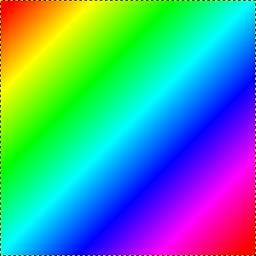
#> input picture Cluster/image.jpg, 256 x 256 px, found by its file name; its folder holds 5 pictures in this run
$ python Colorizer.py
#> lines starting #> are read from the running program, lines starting #| are printed output that depends on the picture
import numpy as np
import random
import cv2
from sklearn.cluster import KMeans
import math
import os

#Create a cluster space with 16 clusters
kmeans = KMeans(16)

#Read all images in Cluster folder and create 16 clusters based on all pixel values
path = 'Cluster'
for filename in os.listdir(path):
    print(filename)
    image = cv2.imread(filename)
#> image is the input picture: shape (256, 256, 3); mean B, G, R 156.5, 154.2, 74.2
    l,a,b = cv2.split(cv2.cvtColor(image,cv2.COLOR_BGR2Lab))
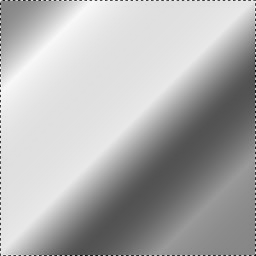
#> l: shape (256, 256); min 5, max 248, mean 176.9
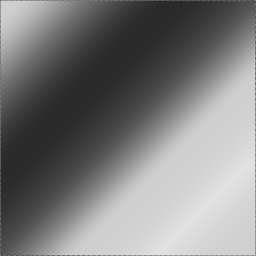
#> a: shape (256, 256); min 42, max 226, mean 124.6
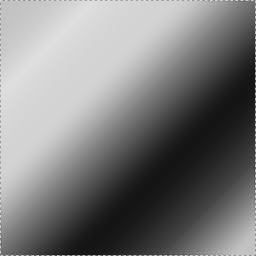
#> b: shape (256, 256); min 20, max 223, mean 124.4
    pixels = np.squeeze(cv2.merge((a.flatten(),b.flatten())))
#> pixels = 65536 pairs, first value 42 to 226, second value 20 to 223
    kmeans.fit(pixels)
#> pass 2 of the loop `for filename in os.listdir(path):`:
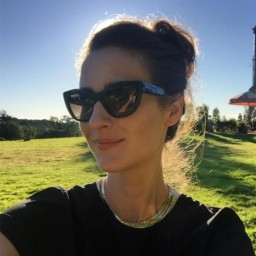
#> input picture Cluster/img10.jpg, 256 x 256 px, found by its file name
#> image is the input picture: shape (256, 256, 3); mean B, G, R 98.1, 107.9, 106.6
#> `l,a,b = cv2.split(cv2.cvtColor(image,cv2.COLOR_BGR2Lab))`:
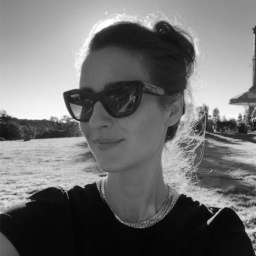
#> l: shape (256, 256); min 1, max 255, mean 112.1
#> `l,a,b = cv2.split(cv2.cvtColor(image,cv2.COLOR_BGR2Lab))`:
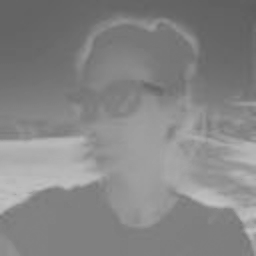
#> b: shape (256, 256); min 93, max 194, mean 133.4
#> pixels = 65536 pairs, first value 105 to 161, second value 93 to 194
#> pass 3 of the loop `for filename in os.listdir(path):`:
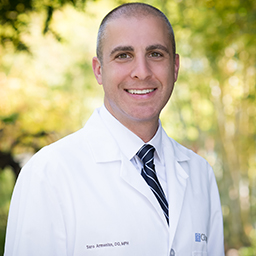
#> input picture Cluster/img11.jpg, 256 x 256 px, found by its file name
#> image is the input picture: shape (256, 256, 3); mean B, G, R 161.8, 193.3, 199.8
#> `l,a,b = cv2.split(cv2.cvtColor(image,cv2.COLOR_BGR2Lab))`:
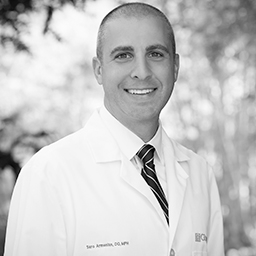
#> l: shape (256, 256); min 0, max 255, mean 198.2
#> `l,a,b = cv2.split(cv2.cvtColor(image,cv2.COLOR_BGR2Lab))`:
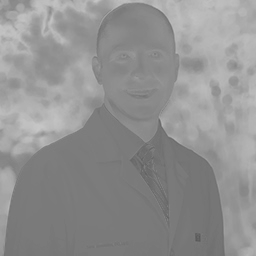
#> b: shape (256, 256); min 88, max 198, mean 144.6
#> pixels = 65536 pairs, first value 103 to 168, second value 88 to 198
#> the loop made 5 passes; the first 3 are shown

#Neural Network initialization
#Initial weights and biases
class Network:
    def __init__(self,neurons):
        self.layers = len(neurons)
#> self.layers = 3
        self.neurons = neurons
#> self.neurons = [49, 30, 16]
        self.weights = []
        self.biases = []

        for i in range(1,self.layers):
            rows = neurons[i]
            cols = neurons[i-1]

            #Creates a weight numpy array with dimension = dims
            #Initializes them with random normal distributed value between 0-1

#             layer_weight = np.zeros((rows,cols))
            layer_weight = np.random.randn(rows,cols)
            self.weights.append(layer_weight)
#             layer_bias = np.random.randn(rows,1)
            layer_bias = np.zeros((rows,1))
            self.biases.append(layer_bias)
#> this loop made 2 passes
#> (rows, cols) on passes 1 to 2: (30, 49), (16, 30)
#> pass 1, in __init__, `layer_weight = np.random.randn(rows,cols)`:
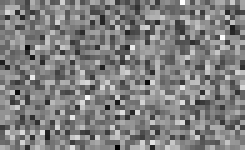
#> layer_weight: shape (30, 49) float64 (shown 5 times larger); min -3.22, max 3.1, mean -0.0317; drawn with min black and max white
#> after the loop, self.biases = 2 items; self.weights = 2 items

#Sigmoid activation
def sigmoid(z):

    return (1.0/(1.0+np.exp(-z)))


#Feed forward
# [29 lines left out: functions feedforward, test, not called in this run]

#Calculate cost gradient
def cost_gradient(activation,target):

    return (activation - target)

#Calculate sigmoid derivative
def sigmoid_derivative(z):

    return sigmoid(z)*(1-sigmoid(z))

#Updating weights while backprop
# [45 lines left out: functions update_weights, errorback, gradient_descent, not called in this run]

#Hyperparameters
my_net = Network([49, 30, 16])
epochs = 50
alpha = 0.0000000000001
patch_size = 7

#Preparing training data
path = 'Input_Images'
#> (the run stopped early here; a loop or call above may not have finished)
